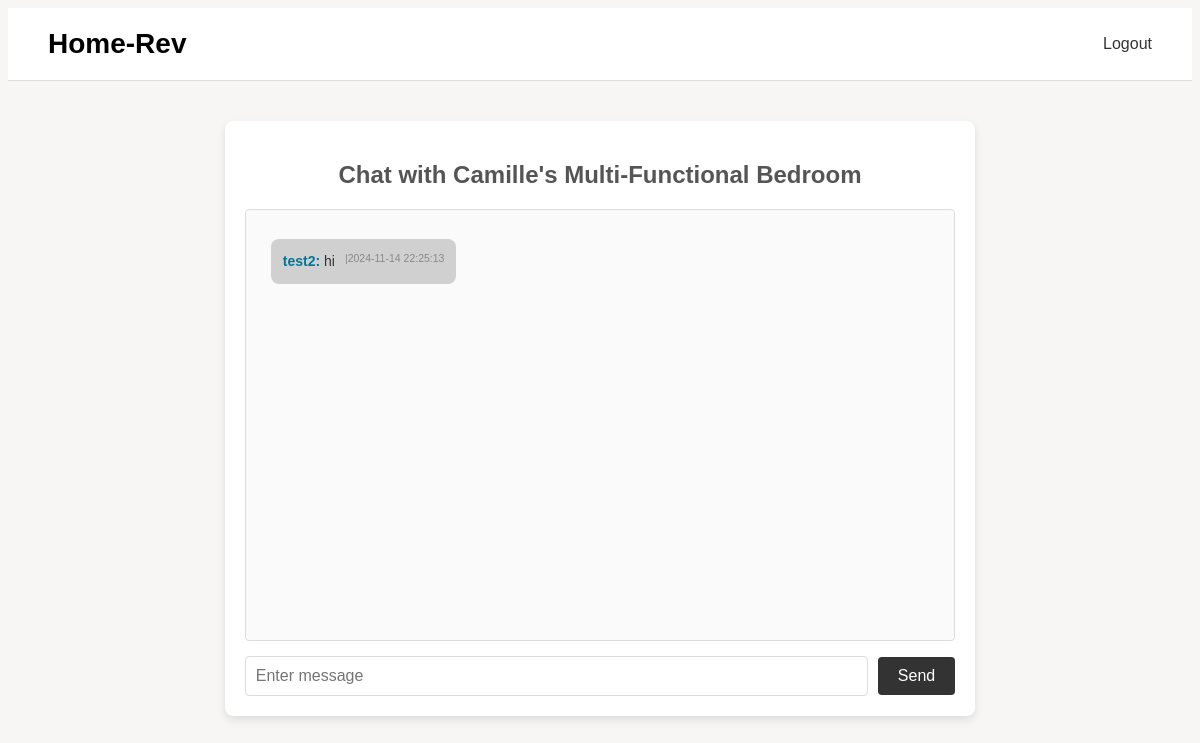
/uploader_chat/1/3 (signed in), run on the app's committed database.
### db_setup.py (models this page shows, shortened)
class Project(db.Model):
    id = db.Column(db.Integer, primary_key=True)
    name = db.Column(db.String(100), nullable=False)
    description = db.Column(db.Text, nullable=True)
    price = db.Column(db.Float, nullable=False)
    image_path = db.Column(db.String(255), nullable=True)
    user_id = db.Column(db.Integer, db.ForeignKey('user.id'))  # Foreign key to User
    user = db.relationship('User', backref=db.backref('projects', lazy=True))
    reviews = db.relationship('Review', backref='project', lazy=True)
    room_type = db.Column(db.String(50), nullable=False)  # Type of room: Bedroom, Kitchen, etc.

class Message(db.Model):
    id = db.Column(db.Integer, primary_key=True)
    content = db.Column(db.Text, nullable=False)
    chat_room_id = db.Column(db.Integer, db.ForeignKey('chat_room.id'), nullable=False)
    sender_id = db.Column(db.Integer, db.ForeignKey('user.id'), nullable=False)
    created_at = db.Column(db.DateTime, default=datetime.utcnow)
    is_system_message = db.Column(db.Boolean, default=False)
    read = db.Column(db.Boolean, default=False)
    sender = db.relationship('User', foreign_keys=[sender_id])

class User(db.Model):
    id = db.Column(db.Integer, primary_key=True)
    username = db.Column(db.String(150), unique=True, nullable=False)
    email = db.Column(db.String(150), unique=True, nullable=False)
    password = db.Column(db.String(150), nullable=False)
    bio = db.Column(db.Text, nullable=True)
    rating = db.Column(db.Float, nullable=True)
    is_admin = db.Column(db.Boolean, default=False)  # New column for admin role

### app.py (the view)
@app.route('/uploader_chat/<int:project_id>/<int:chat_room_id>', methods=['GET'])
def uploader_chat(project_id, chat_room_id):
    if 'user_id' not in session:
        flash('Please log in to access the chat', 'danger')
        return redirect(url_for('login'))
    user_id = session['user_id']
    project = Project.query.get(project_id)
    if not project:
        flash('Project not found', 'danger')
        return redirect(url_for('home'))
    if user_id != project.user_id:
        flash('You are not authorized to access this chat.', 'danger')
        return redirect(url_for('home'))
    chat_room = ChatRoom.query.filter_by(id=chat_room_id, project_id=project_id).first()
    if not chat_room:
        flash('Chat room not found', 'danger')
        return redirect(url_for('home'))
    messages = Message.query.filter_by(chat_room_id=chat_room.id).all()
    return render_template('chat.html', project=project, chat_room=chat_room, messages=messages, current_user_id=user_id)

### templates/chat.html (shortened to what this page needs)
<!DOCTYPE html>
<html lang="en">
<head>
</head>
<body>
   <header>
       <div class="left-menu">
           <span class="site-name">Home-Rev</span>
       </div>
       <nav class="right-menu">
           <a href="{{ url_for('logout') }}">Logout</a>
          </nav>
   </header>
    <div class="chat-container">
        <h2>Chat with {{ project.name }}</h2>
        <div id="chat-box">
            {% for message in messages %}
                <p class="message {% if message.sender.username == session['username'] %}sent{% else %}received{% endif %}">
                    <strong>{{ message.sender.username }}:</strong> {{ message.content }}
                    <span class="timestamp">{{ message.timestamp }}|{{message.created_at.strftime("%Y-%m-%d %H:%M:%S")}}</span>
                </p>
            {% endfor %}
        </div>
        <div class="input-container">
            <input type="text" id="messageInput" placeholder="Enter message">
            <button onclick="sendMessage()">Send</button>
        </div>
    </div>
</body>
</html>

### templates/chat.html (style rules this page uses)
body { font-family: 'Poppins', sans-serif; background-color: #f7f6f4; color: #333; }
.chat-container { width: 60%; margin: 40px auto; background: #fff; border-radius: 8px; box-shadow: 0 4px 8px rgba(0,0,0,0.1); padding: 20px; display: flex; flex-direction: column; }
h2 { text-align: center; color: #555; font-weight: 600; }
#chat-box { height: 400px; overflow-y: auto; border: 1px solid #ddd; padding: 15px; background-color: #fafafa; border-radius: 4px; margin-bottom: 15px; display: flex; flex-direction: column; gap: 10px; }
.message { padding: 12px; background-color: #f0ece3; border-radius: 8px; max-width: 75%; font-size: 14px; line-height: 1.5; word-wrap: break-word; margin-left: 10px; }
.message.received { background-color: #d0d0d0; align-self: flex-start; }
.message strong { color: #007799; font-weight: 600; }
.timestamp { font-size: 0.75em; color: #888; float: right; margin-left: 10px; }
.input-container { display: flex; align-items: center; }
input[type="text"] { flex: 1; padding: 10px; border-radius: 4px; border: 1px solid #ddd; margin-right: 10px; font-size: 1em; }
button { padding: 10px 20px; background-color: #333; color: #fff; border: none; border-radius: 4px; cursor: pointer; font-size: 16px; }
header { display: flex; justify-content: space-between; align-items: center; padding: 20px 40px; background-color: #ffffff; border-bottom: 1px solid #ddd; }
.site-name { font-size: 28px; font-weight: 600; color: #000; }
nav a { margin-left: 20px; text-decoration: none; color: #333; font-weight: 500; font-size: 16px; transition: color 0.3s ease; }

### data on the page
Project: name "Camille's Multi-Functional Bedroom"
Message: sender.username "test2", content "hi", created_at "2024-11-14 22:25:13"
